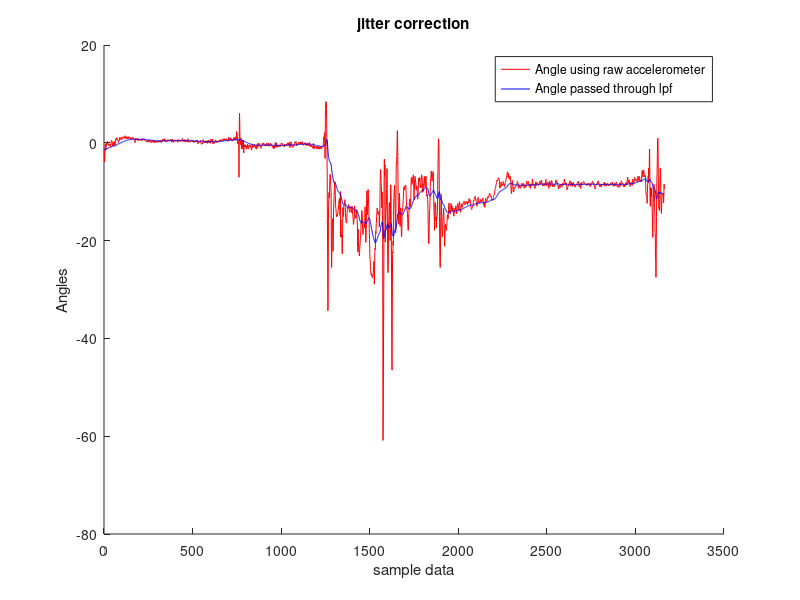

Here is the MATLAB script that generated this plot:
% Low pass filter for sensor fusion algorithm.m
% Author- Ripan Kumar Kundu
% MSc in Electrical Engineering
% University of Rostock


clear all; clc; close all;

data_ax=csvread('Accelerometer.csv',1,2);
data_ay=csvread('Accelerometer.csv',1,3);
data_az=csvread('Accelerometer.csv',1,4);
% accx=data(:,3);
% accy=data(:,4);
% accz=data(:,5);

data_gx=csvread('Gyroscope.csv',1,2);
data_gy=csvread('Gyroscope.csv',1,3);
data_gz=csvread('Gyroscope.csv',1,4);
% data2=xlsread('Gyroscope.csv');
% gyrox=data(:,1);
% gyroy=data(:,2);
% gyroz=data(:,3);

%calculate the Mean bias value%
meangyrox = sum(data_gx(1:200))/200;
meangyroy = sum(data_gy(1:200))/200;
meangyroz = sum(data_gz(1:200))/200;
% gyroy=data2-meangyroy;
gyroy=data_gy-meangyroy;
Ts=1/100;

%Calculate the angle from the accelerometer data%
for i=1:length(data_ax)
    angle_acc(i) = atan2(data_ax(i),sqrt((data_ay(i)*data_ay(i))+(data_az(i)*data_az(i))))*(180/pi);
end

%Filter coefficient%
%fc=3;
%fc is the cutoff frequency
%fc=1/(2*pi*RC);
%RC=1/(2*pi*fc);
%tau=RC;
%alpha_lp=Ts/(Ts + tau);
alpha_lp=0.02;

%pass the signal through the low pass filter%
angle_lpf(1)= angle_acc(1);
for i=2:length(data_ax)
    angle_lpf(i)= alpha_lp*angle_acc(i) + (1-alpha_lp)*angle_lpf(i-1);
end

%Ploting the angle derived from the gyroscope%
% plot (data_ax,'g-')
hold on; 
plot(angle_acc,'r-')
plot (angle_lpf,'b-')
legend('Angle using raw accelerometer','Angle passed through lpf');
xlabel('sample data')
ylabel('Angles')
title('jitter correction');
    








% %compute drift in a loop%
% angy(1)=0;
% for i=1:length(gyroy)
%     if i < length(gyroy)
%         angy(i+1) = angy(i) + gyroy(i+1)*Ts;% integrating the gyroscope
%     end
% end
% %plotting the angle value from gyroscope%
% plot(angy,'-');
% hold on;
% anggyr= angy;
% %return
% 
% %filter coefficient%
% %fc is basically cutoff frequency 
% % fc = 3;
% % %fc = 1/(2*pi*RC);
% % RC = 1/(2*pi*fc);
% % tau=RC;
% % alphp=tau/(tau+Ts)
% alphp=0.8414;